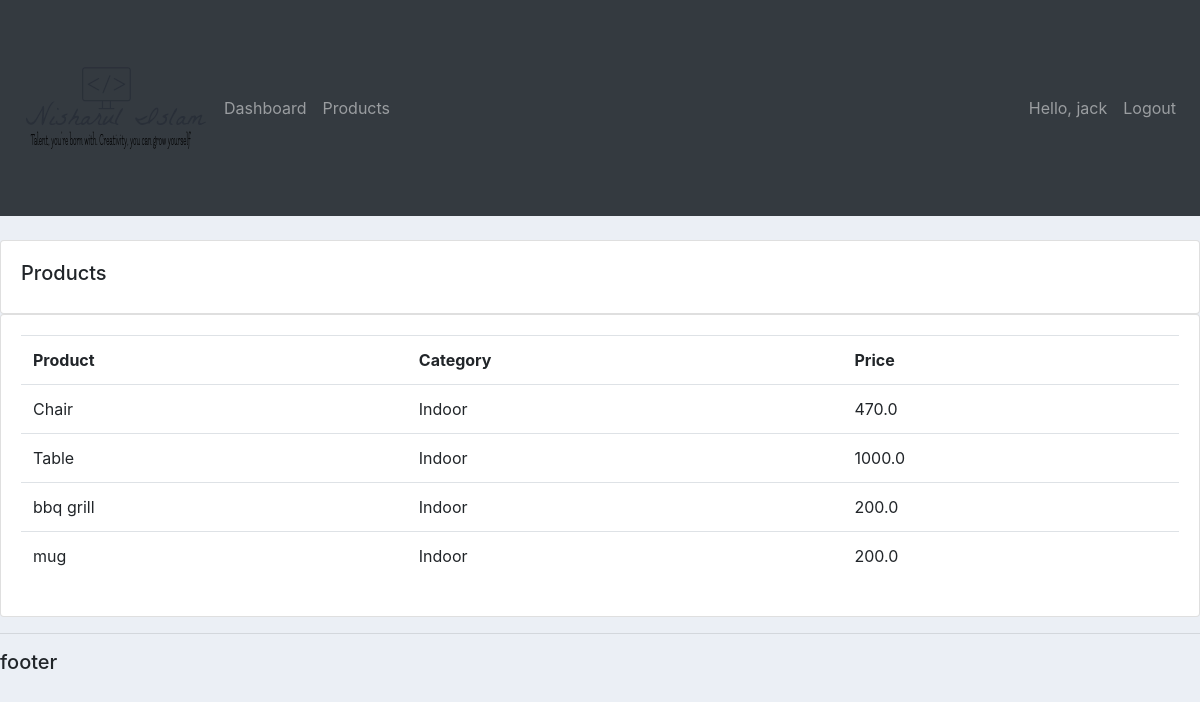
Screenshot of /products/ (signed in) with the database file from the repository.
### accounts/models.py (models this page shows, shortened)
class Product(models.Model):
    Category= (
        ('Indoor', 'Indoor'),
        ('Out Door', 'Out Door'),
    )
    name = models.CharField(max_length=200, null=True)
    price = models.FloatField(null=True)
    catagory = models.CharField(max_length=200, null=True, choices=Category)
    description = models.CharField(max_length=200, null=True,blank=True)
    date_created=models.DateTimeField(auto_now_add=True, null=True)
    tags = models.ManyToManyField(Tag)

### accounts/decorators.py (the view)
        def wrapper_func(request, *args, **kwargs):
            group = None
            if request.user.groups.exists():
                group = request.user.groups.all()[0].name
            if group in allowed_roles:
                return view_func(request, *args, **kwargs)
            else:
                return HttpResponse('You are not authorized to view this page')

### accounts/views.py (called while the page is built)
@login_required(login_url='login')
@allowed_users(allowed_roles=['admin'])
def products(request):
    products=Product.objects.all()
    return render(request,'accounts/products.html',{'products':products})

### accounts/templates/accounts/products.html
{%  extends 'accounts/main.html' %}
{% block content %}
		<br>
		<div class="row">
			<div class="col-md">
				<div class="card card-body">
					<h5>Products</h5>
				</div>
				<div class="card card-body">
					<table class="table">
						<tr>
							<th>Product</th>
							<th>Category</th>
							<th>Price</th>
						</tr>
                        {% for i in products %}
                            <tr>
                            <td> {{ i.name }}</td>
                            <td> {{ i.catagory }}</td>
                            <td> {{ i.price }}</td>
                            </tr>
                        {% endfor %}
					</table>
				</div>
			</div>
		</div>
{% endblock content %}

### accounts/templates/accounts/navbar.html (shortened to what this page needs)
{% load static %}
<nav class="navbar navbar-expand-lg navbar-dark bg-dark">
    <a href="{% url 'home' %}"><img src="{% static 'images/logo.png' %}"  alt=""> </a>
  <div class="collapse navbar-collapse" id="navbarNav">
    <ul class="navbar-nav">
        {% if request.user.is_staff %}
      <li class="nav-item">
        <a class="nav-link" href="{% url 'home' %}">Dashboard</a>
      </li>
      <li class="nav-item">
        <a class="nav-link" href="{% url 'products' %}">Products</a>
      </li>
        {% else %}
       <li class="nav-item">
        <a class="nav-link" href="{% url 'account' %}">Settings</a>
      </li>
        {% endif %}
    </ul>
  </div>
    <ul class="navbar-nav">
      <li class="nav-item">
        <a class="nav-link" >Hello, {{ request.user }}</a>
      </li>
      <li class="nav-item">
        <a class="nav-link" href="{% url 'logout' %}">Logout</a>
      </li>
    </ul>
</nav>

### static/css/main.css (style rules this page uses)
body { background-color: #ebeff5; }

### rows the page displays
Product: name "Chair", catagory "Indoor", price "470.0"
Product: name "Table", catagory "Indoor", price "1000.0"
Product: name "bbq grill", catagory "Indoor", price "200.0"
Product: name "mug", catagory "Indoor", price "200.0"

### other values shown
{{ request.user }} "jack"
